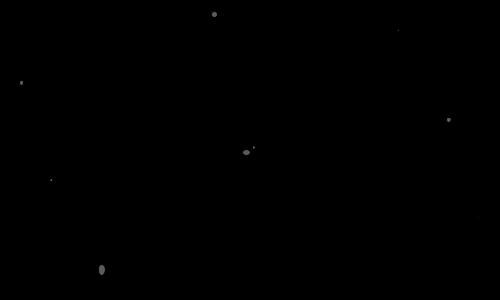
Frame 1 (no input)
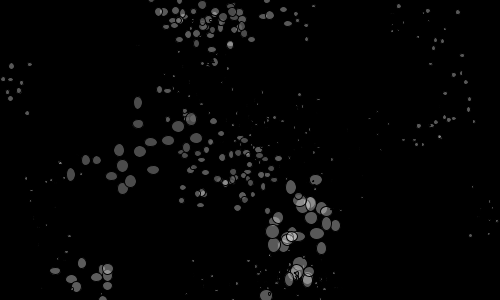
Frame 60 (the mouse pressed at the canvas centre just before this capture)
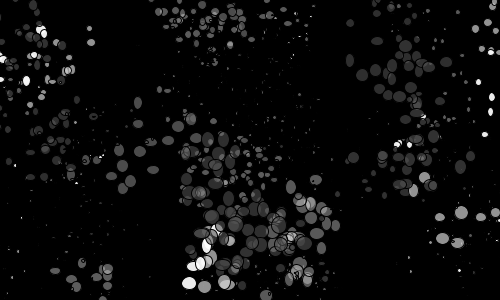
Frame 120 (the mouse held since frame 60 and released just before this capture)

The Processing sketch that drew these frames (run headless with seeded random() and noise(); from frame 60 on, the mouse is pressed at the canvas centre):

// Processing sketch: processing_140600
// ── processing_140600.pde

int num = 5;
Particle[] pArr;


void setup(){
  size(500, 300);
  smooth();
  frameRate(30);
  clearBackground();
  
  pArr = new Particle[num];
  for (int i=0;i<num;i++) {
    pArr[i] = new Particle(i);
  }
}

void clearBackground() {
  background(0);
}
  
void draw()  {
  // clearBackground();
  for (int i=0;i<num;i++) {
    pArr[i].update();
  }
}

void mousePressed() {
  clearBackground();
  for (int i=0;i<num;i++) {
    pArr[i].init();
  }
  
//  save("tmp.jpg");
}  

class Particle{
  int id;
  float radius;  

  float x, y;
  float xx,yy;
  float step = 30;
  
  
  Particle (int num) {
    id = num;
    init();
  }
  
  void init() {
    radius = random(15)+5;
    x = random(width);
    y = random(height);
    fill(random(50,255),random(100,255));
  } 
 
  void update() { 
    xx = x+random(-step,step);
    yy = y+random(-step,step);
    ellipse(xx,yy,radius/2+random(radius/3),radius/2+random(radius/3));
    x = xx; y =yy;
    if(xx > width || yy > height){init();}
    
    //mirror
    float mirrorx = width - x;
    float mirrory = height - y;
    ellipse(mirrorx,mirrory,random(3)+1,random(3)+1);
 
    
  }
  
  
  
  
  
  
  
  
  
}
